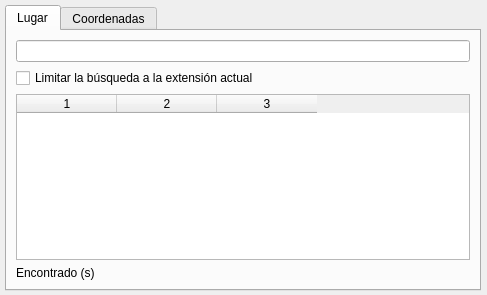
<?xml version="1.0" encoding="UTF-8"?>
<ui version="4.0">
 <class>IDECanariasDialog</class>
 <widget class="QDialog" name="IDECanarias">
  <property name="geometry">
   <rect>
    <x>0</x>
    <y>0</y>
    <width>487</width>
    <height>295</height>
   </rect>
  </property>
  <property name="windowTitle">
   <string>IDECanarias</string>
  </property>
  <widget class="QTabWidget" name="tabWidget">
   <property name="geometry">
    <rect>
     <x>5</x>
     <y>5</y>
     <width>476</width>
     <height>286</height>
    </rect>
   </property>
   <property name="sizePolicy">
    <sizepolicy hsizetype="Expanding" vsizetype="Expanding">
     <horstretch>0</horstretch>
     <verstretch>0</verstretch>
    </sizepolicy>
   </property>
   <property name="minimumSize">
    <size>
     <width>476</width>
     <height>0</height>
    </size>
   </property>
   <property name="maximumSize">
    <size>
     <width>476</width>
     <height>16777215</height>
    </size>
   </property>
   <property name="currentIndex">
    <number>0</number>
   </property>
   <widget class="QWidget" name="tab001">
    <property name="minimumSize">
     <size>
      <width>472</width>
      <height>0</height>
     </size>
    </property>
    <attribute name="title">
     <string>Lugar</string>
    </attribute>
    <layout class="QVBoxLayout" name="verticalLayout">
     <property name="sizeConstraint">
      <enum>QLayout::SetMaximumSize</enum>
     </property>
     <item>
      <widget class="QLineEdit" name="txtSearch"/>
     </item>
     <item>
      <widget class="QCheckBox" name="chkBBOX">
       <property name="sizePolicy">
        <sizepolicy hsizetype="Expanding" vsizetype="Fixed">
         <horstretch>0</horstretch>
         <verstretch>0</verstretch>
        </sizepolicy>
       </property>
       <property name="text">
        <string>Limitar la búsqueda a la extensión actual</string>
       </property>
      </widget>
     </item>
     <item>
      <widget class="QTableWidget" name="tblResult">
       <property name="enabled">
        <bool>true</bool>
       </property>
       <property name="sizePolicy">
        <sizepolicy hsizetype="Expanding" vsizetype="Minimum">
         <horstretch>0</horstretch>
         <verstretch>0</verstretch>
        </sizepolicy>
       </property>
       <property name="editTriggers">
        <set>QAbstractItemView::NoEditTriggers</set>
       </property>
       <property name="selectionBehavior">
        <enum>QAbstractItemView::SelectRows</enum>
       </property>
       <property name="showGrid">
        <bool>true</bool>
       </property>
       <property name="columnCount">
        <number>3</number>
       </property>
       <column/>
       <column/>
       <column/>
      </widget>
     </item>
     <item>
      <widget class="QLabel" name="lblResult">
       <property name="text">
        <string>Encontrado (s)</string>
       </property>
      </widget>
     </item>
    </layout>
   </widget>
   <widget class="QWidget" name="tab002">
    <attribute name="title">
     <string>Coordenadas</string>
    </attribute>
    <layout class="QVBoxLayout" name="verticalLayout_2">
     <item>
      <widget class="QGroupBox" name="groupBox_7">
       <property name="enabled">
        <bool>true</bool>
       </property>
       <property name="title">
        <string/>
       </property>
       <widget class="QWidget" name="layoutWidget_2">
        <property name="geometry">
         <rect>
          <x>0</x>
          <y>0</y>
          <width>235</width>
          <height>52</height>
         </rect>
        </property>
        <layout class="QGridLayout" name="gridLayout_3">
         <item row="1" column="0">
          <widget class="QRadioButton" name="radioutm">
           <property name="text">
            <string>UTM</string>
           </property>
          </widget>
         </item>
         <item row="0" column="0">
          <widget class="QRadioButton" name="radiodms">
           <property name="text">
            <string>Grad. Min. Seg.</string>
           </property>
           <property name="checked">
            <bool>true</bool>
           </property>
          </widget>
         </item>
         <item row="0" column="1">
          <widget class="QRadioButton" name="radiodm">
           <property name="text">
            <string>Grad. Min.</string>
           </property>
          </widget>
         </item>
         <item row="1" column="1">
          <widget class="QRadioButton" name="radiod">
           <property name="text">
            <string>Grados</string>
           </property>
          </widget>
         </item>
        </layout>
       </widget>
       <widget class="QWidget" name="layoutWidget">
        <property name="geometry">
         <rect>
          <x>0</x>
          <y>55</y>
          <width>301</width>
          <height>128</height>
         </rect>
        </property>
        <layout class="QGridLayout" name="gridLayout_2">
         <item row="0" column="0">
          <widget class="QLineEdit" name="txtCoordinates"/>
         </item>
         <item row="3" column="0">
          <widget class="QPushButton" name="btnGet">
           <property name="text">
            <string>Empezar captura</string>
           </property>
          </widget>
         </item>
         <item row="2" column="0">
          <widget class="QPushButton" name="btnClipboard">
           <property name="text">
            <string>Copiar al portapapeles</string>
           </property>
          </widget>
         </item>
         <item row="1" column="0">
          <widget class="QPushButton" name="btnGo">
           <property name="text">
            <string>Ir</string>
           </property>
          </widget>
         </item>
        </layout>
       </widget>
      </widget>
     </item>
    </layout>
   </widget>
  </widget>
 </widget>
 <resources/>
 <connections/>
</ui>
